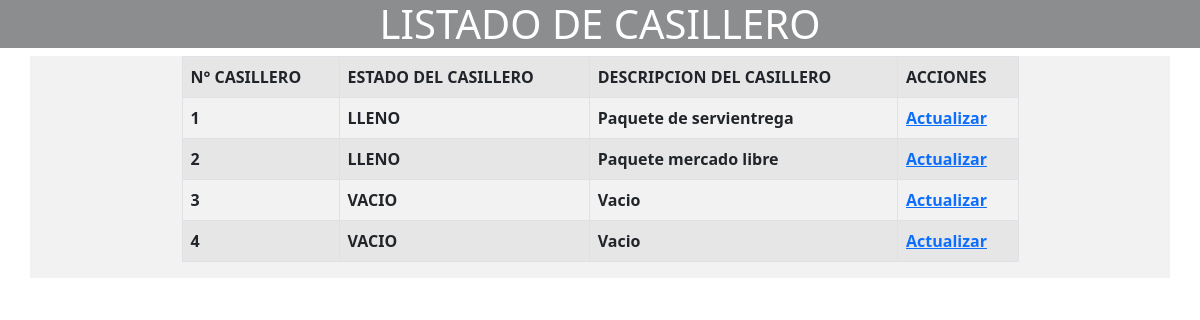
Page /programas/modificar_casillero.php (signed in) on the committed database.
### tables this page shows
CREATE TABLE `casillero` (
  `id_casillero` int(3) NOT NULL,
  `estado_casillero` varchar(10) NOT NULL,
  `descripcion_casillero` varchar(50) NOT NULL
);

### programas/modificar_casillero.php (the view, shortened to what this page needs)
<!DOCTYPE html>
<html lang="en">
	<head>
		<link href="https://cdn.jsdelivr.net/npm/bootstrap@5.0.0-beta3/dist/css/bootstrap.min.css" rel="stylesheet"
>
		<link rel="stylesheet" href="/css/stilomcc.css">
	</head>
	<body>
			<header>
				<div class="container">
					<h1 ALIGN=CENTER>LISTADO DE CASILLERO</h1>
				</div>
			</header>
				<div class="container">
					<section class="main row">
						<center>
						<article class="col-md-9">
							<table class="table table-striped  table-bordered table-hover">
									<tr>
										<th>N° CASILLERO</th>
										<th>ESTADO DEL CASILLERO</th>
										<th>DESCRIPCION DEL CASILLERO</th>
										<th>ACCIONES</th>
									</tr>
									<?php
										Include("..\conexion.php");
										$query="Select *
												From casillero
										Order by id_casillero";
										$result=mysqli_query($link,$query) or die("Error en la consulta de casilleros. Error: ".mysqli_error($link));
										if(mysqli_num_rows($result)>0)
										{
									?>
									<?php
										while($Rs=mysqli_fetch_array($result))
											{
												echo "<tr>".
													"<th>".$Rs['id_casillero']."</th>".
													"<th>".$Rs['estado_casillero']."</th>".
													"<th>".$Rs['descripcion_casillero']."</th>".
													"<th><a href=modificacion_casillero.php?id_casillero=".$Rs['id_casillero'].">Actualizar</a>
													".
													"</tr>";
											}
										}
										else
										{
											echo"No hay productos registrados para listar";
										}
										?>
										</table>
						</article>
					</section>
				</div>
	</body>
</html>

### css/stilomcc.css (style rules this page uses)
header { background: #8b8d8f; color: #fff; }
.main { background: #f2f2f2; }

### rows in the picture
casillero: id_casillero "1", estado_casillero "LLENO", descripcion_casillero "Paquete de servientrega"
casillero: id_casillero "2", estado_casillero "LLENO", descripcion_casillero "Paquete mercado libre"
casillero: id_casillero "3", estado_casillero "VACIO", descripcion_casillero "Vacio"
casillero: id_casillero "4", estado_casillero "VACIO", descripcion_casillero "Vacio"
